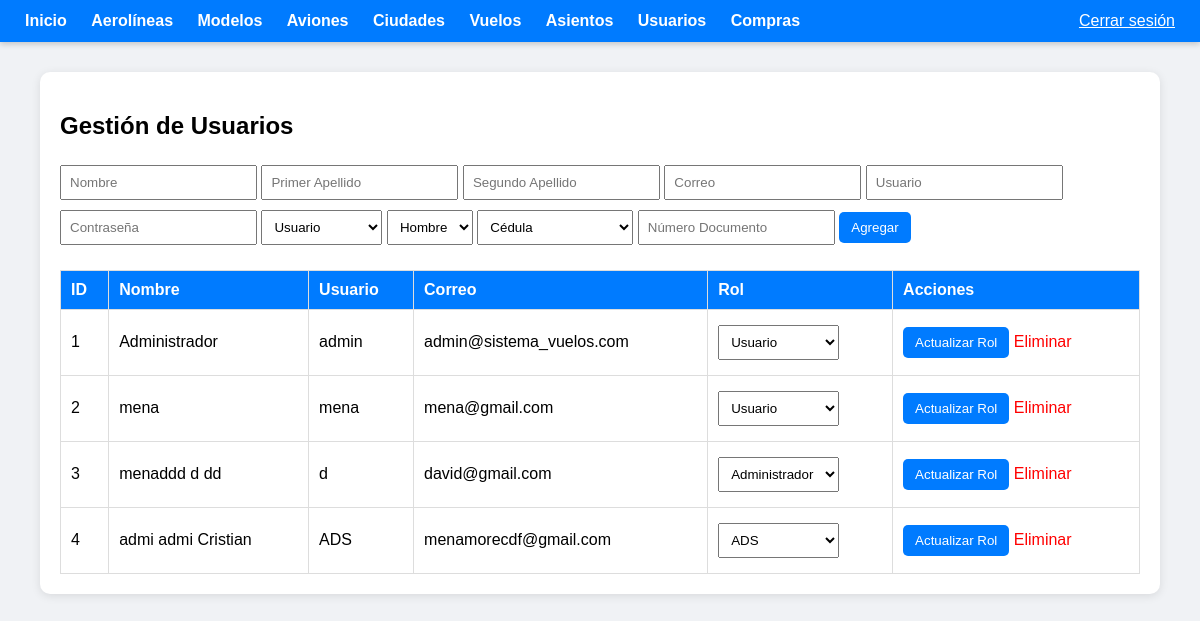
Screenshot of /vista/admin/usuarios.php (signed in) with the database file from the repository.
### tables this page shows
CREATE TABLE `tb_usuario` (
  `id_usuario` int(11) NOT NULL,
  `nombre_usuario` varchar(100) NOT NULL,
  `correo_usuario` varchar(100) NOT NULL,
  `usuario_login` varchar(50) NOT NULL,
  `password_hash` varchar(255) NOT NULL,
  `fecha_creacion` datetime DEFAULT current_timestamp(),
  `fecha_ultimo_login` datetime DEFAULT NULL,
  `bloqueado_hasta` datetime DEFAULT NULL,
  `apellido1` varchar(30) NOT NULL,
  `apellido2` varchar(30) NOT NULL,
  `genero` enum('Hombre','Mujer') NOT NULL,
  `numero_documento` varchar(50) NOT NULL,
  `rol` enum('Usuario','Administrador','ADS') DEFAULT 'Usuario',
  `tipo_documeto` enum('Cedula','Targeta de idenda','Pasaporte','Registro Civil') NOT NULL
);

### vista/admin/usuarios.php (the view, shortened to what this page needs)
<?php
include 'includes/header.php';
include 'includes/conexion_admin.php';
$result = $conexion->query("SELECT * FROM tb_usuario ORDER BY id_usuario ASC");
?>
<h2>Gestión de Usuarios</h2>
<form method="POST">
    <input type="text" name="nombre" placeholder="Nombre" required>
    <input type="text" name="apellido1" placeholder="Primer Apellido" required>
    <input type="text" name="apellido2" placeholder="Segundo Apellido" required>
    <input type="text" name="correo" placeholder="Correo" required>
    <input type="text" name="usuario" placeholder="Usuario" required>
    <input type="password" name="password" placeholder="Contraseña" required>
    <select name="rol" required>
        <option value="Usuario">Usuario</option>
    </select>
    <select name="genero" required>
        <option value="Hombre">Hombre</option>
    </select>
    <select name="tipo_doc" required>
        <option value="Cedula">Cédula</option>
    </select>
    <input type="text" name="num_doc" placeholder="Número Documento" required>
    <input type="submit" name="agregar" value="Agregar">
</form>
<table>
<tr><th>ID</th><th>Nombre</th><th>Usuario</th><th>Correo</th><th>Rol</th><th>Acciones</th></tr>
<?php while ($u = $result->fetch_assoc()): ?>
<tr>
<form method="POST">
<td><?= $u['id_usuario'] ?></td>
<td><?= htmlspecialchars($u['nombre_usuario']." ".$u['apellido1']." ".$u['apellido2']) ?></td>
<td><?= htmlspecialchars($u['usuario_login']) ?></td>
<td><?= htmlspecialchars($u['correo_usuario']) ?></td>
<td>
    <select name="rol">
        <option <?= $u['rol']=="Usuario"?"selected":"" ?>>Usuario</option>
        <option <?= $u['rol']=="Administrador"?"selected":"" ?>>Administrador</option>
        <option <?= $u['rol']=="ADS"?"selected":"" ?>>ADS</option>
    </select>
</td>
<td>
    <input type="submit" name="editar" value="Actualizar Rol">
    <a class="delete" href="?eliminar=<?= $u['id_usuario'] ?>" onclick="return confirm('¿Eliminar este usuario?')">Eliminar</a>
</td>
</form>
</tr>
<?php endwhile; ?>
</table>
<?php include 'includes/footer.php'; ?>

### vista/admin/includes/header.php (style rules this page uses)
body { font-family: Arial, sans-serif; background: #f0f2f5; margin: 0; }
table { width: 100%; border-collapse: collapse; margin-top: 20px; }
th, td { padding: 10px; border: 1px solid #ddd; text-align: left; }
th { background: #007bff; color: white; }
input, select { padding: 8px; margin: 5px 0; }
input[type=submit], button { background: #007bff; color: white; border: none; border-radius: 5px; padding: 8px 12px; cursor: pointer; }
a.delete { color: red; text-decoration: none; }

### rows the page displays
tb_usuario: id_usuario "1", nombre_usuario+apellido1+apellido2 "Administrador", usuario_login "admin", correo_usuario "admin@sistema_vuelos.com", rol "Usuario"
tb_usuario: id_usuario "2", nombre_usuario+apellido1+apellido2 "mena", usuario_login "mena", correo_usuario "mena@gmail.com", rol "Usuario"
tb_usuario: id_usuario "3", nombre_usuario+apellido1+apellido2 "menaddd d dd", usuario_login "d", correo_usuario "david@gmail.com", rol "Administrador"
tb_usuario: id_usuario "4", nombre_usuario+apellido1+apellido2 "admi admi Cristian", usuario_login "ADS", correo_usuario "menamorecdf@gmail.com", rol "ADS"
